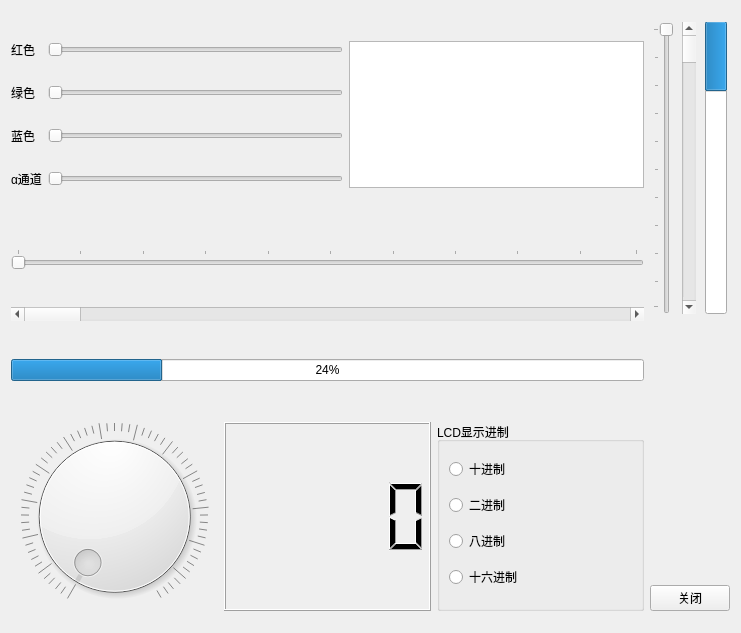
<?xml version="1.0" encoding="UTF-8"?>
<ui version="4.0">
 <class>ColorSetDialog</class>
 <widget class="QDialog" name="ColorSetDialog">
  <property name="geometry">
   <rect>
    <x>0</x>
    <y>0</y>
    <width>741</width>
    <height>633</height>
   </rect>
  </property>
  <property name="windowTitle">
   <string>Dialog</string>
  </property>
  <layout class="QHBoxLayout" name="horizontalLayout_3">
   <item>
    <widget class="QWidget" name="widget" native="true">
     <layout class="QVBoxLayout" name="verticalLayout_3">
      <property name="leftMargin">
       <number>0</number>
      </property>
      <property name="topMargin">
       <number>0</number>
      </property>
      <property name="rightMargin">
       <number>0</number>
      </property>
      <property name="bottomMargin">
       <number>0</number>
      </property>
      <item>
       <widget class="QWidget" name="widget_3" native="true">
        <layout class="QGridLayout" name="gridLayout">
         <property name="leftMargin">
          <number>0</number>
         </property>
         <property name="topMargin">
          <number>11</number>
         </property>
         <property name="rightMargin">
          <number>0</number>
         </property>
         <property name="bottomMargin">
          <number>0</number>
         </property>
         <item row="0" column="0">
          <widget class="QLabel" name="label">
           <property name="text">
            <string>红色</string>
           </property>
          </widget>
         </item>
         <item row="0" column="1">
          <widget class="QSlider" name="horizontalSliderRed">
           <property name="maximum">
            <number>255</number>
           </property>
           <property name="orientation">
            <enum>Qt::Horizontal</enum>
           </property>
           <property name="tickPosition">
            <enum>QSlider::NoTicks</enum>
           </property>
          </widget>
         </item>
         <item row="0" column="2" rowspan="4">
          <widget class="QTextEdit" name="textEditColor"/>
         </item>
         <item row="1" column="0">
          <widget class="QLabel" name="label_2">
           <property name="text">
            <string>绿色</string>
           </property>
          </widget>
         </item>
         <item row="1" column="1">
          <widget class="QSlider" name="horizontalSliderGreen">
           <property name="maximum">
            <number>255</number>
           </property>
           <property name="orientation">
            <enum>Qt::Horizontal</enum>
           </property>
          </widget>
         </item>
         <item row="2" column="0">
          <widget class="QLabel" name="label_3">
           <property name="text">
            <string>蓝色</string>
           </property>
          </widget>
         </item>
         <item row="2" column="1">
          <widget class="QSlider" name="horizontalSliderBlue">
           <property name="maximum">
            <number>255</number>
           </property>
           <property name="orientation">
            <enum>Qt::Horizontal</enum>
           </property>
          </widget>
         </item>
         <item row="3" column="0">
          <widget class="QLabel" name="label_4">
           <property name="text">
            <string>α通道</string>
           </property>
          </widget>
         </item>
         <item row="3" column="1">
          <widget class="QSlider" name="horizontalSliderAlpha">
           <property name="maximum">
            <number>255</number>
           </property>
           <property name="orientation">
            <enum>Qt::Horizontal</enum>
           </property>
          </widget>
         </item>
        </layout>
       </widget>
      </item>
      <item>
       <widget class="QWidget" name="widget_4" native="true">
        <layout class="QVBoxLayout" name="verticalLayout_2">
         <property name="leftMargin">
          <number>0</number>
         </property>
         <property name="topMargin">
          <number>0</number>
         </property>
         <property name="rightMargin">
          <number>0</number>
         </property>
         <property name="bottomMargin">
          <number>0</number>
         </property>
         <item>
          <widget class="QSlider" name="horizontalSlider">
           <property name="contextMenuPolicy">
            <enum>Qt::DefaultContextMenu</enum>
           </property>
           <property name="minimum">
            <number>1</number>
           </property>
           <property name="maximum">
            <number>100</number>
           </property>
           <property name="orientation">
            <enum>Qt::Horizontal</enum>
           </property>
           <property name="tickPosition">
            <enum>QSlider::TicksAbove</enum>
           </property>
          </widget>
         </item>
         <item>
          <widget class="QScrollBar" name="horizontalScrollBar">
           <property name="orientation">
            <enum>Qt::Horizontal</enum>
           </property>
          </widget>
         </item>
         <item>
          <widget class="QProgressBar" name="progressBarHor">
           <property name="value">
            <number>24</number>
           </property>
          </widget>
         </item>
        </layout>
       </widget>
      </item>
      <item>
       <widget class="QWidget" name="widget_5" native="true">
        <layout class="QHBoxLayout" name="horizontalLayout">
         <property name="leftMargin">
          <number>0</number>
         </property>
         <property name="topMargin">
          <number>0</number>
         </property>
         <property name="rightMargin">
          <number>0</number>
         </property>
         <property name="bottomMargin">
          <number>11</number>
         </property>
         <item>
          <widget class="QDial" name="dial">
           <property name="maximum">
            <number>255</number>
           </property>
           <property name="notchesVisible">
            <bool>true</bool>
           </property>
          </widget>
         </item>
         <item>
          <widget class="QLCDNumber" name="lcdNumber"/>
         </item>
         <item>
          <widget class="QGroupBox" name="groupBox">
           <property name="title">
            <string>LCD显示进制</string>
           </property>
           <layout class="QVBoxLayout" name="verticalLayout">
            <item>
             <widget class="QRadioButton" name="radioButtonDec">
              <property name="text">
               <string>十进制</string>
              </property>
             </widget>
            </item>
            <item>
             <widget class="QRadioButton" name="radioButtonBin">
              <property name="text">
               <string>二进制</string>
              </property>
             </widget>
            </item>
            <item>
             <widget class="QRadioButton" name="radioButtonOct">
              <property name="text">
               <string>八进制</string>
              </property>
             </widget>
            </item>
            <item>
             <widget class="QRadioButton" name="radioButtonHex">
              <property name="text">
               <string>十六进制</string>
              </property>
             </widget>
            </item>
           </layout>
          </widget>
         </item>
        </layout>
       </widget>
      </item>
     </layout>
    </widget>
   </item>
   <item>
    <widget class="QWidget" name="widget_2" native="true">
     <layout class="QVBoxLayout" name="verticalLayout_5">
      <property name="leftMargin">
       <number>0</number>
      </property>
      <property name="topMargin">
       <number>0</number>
      </property>
      <property name="rightMargin">
       <number>0</number>
      </property>
      <property name="bottomMargin">
       <number>0</number>
      </property>
      <item>
       <widget class="QWidget" name="widget_6" native="true">
        <layout class="QHBoxLayout" name="horizontalLayout_2">
         <property name="leftMargin">
          <number>0</number>
         </property>
         <property name="topMargin">
          <number>11</number>
         </property>
         <property name="rightMargin">
          <number>0</number>
         </property>
         <property name="bottomMargin">
          <number>0</number>
         </property>
         <item>
          <widget class="QSlider" name="verticalSlider">
           <property name="minimum">
            <number>1</number>
           </property>
           <property name="maximum">
            <number>100</number>
           </property>
           <property name="orientation">
            <enum>Qt::Vertical</enum>
           </property>
           <property name="invertedAppearance">
            <bool>true</bool>
           </property>
           <property name="tickPosition">
            <enum>QSlider::TicksAbove</enum>
           </property>
          </widget>
         </item>
         <item>
          <widget class="QScrollBar" name="verticalScrollBar">
           <property name="orientation">
            <enum>Qt::Vertical</enum>
           </property>
          </widget>
         </item>
         <item>
          <widget class="QProgressBar" name="progressBarVer">
           <property name="value">
            <number>24</number>
           </property>
           <property name="textVisible">
            <bool>true</bool>
           </property>
           <property name="orientation">
            <enum>Qt::Vertical</enum>
           </property>
           <property name="invertedAppearance">
            <bool>true</bool>
           </property>
           <property name="textDirection">
            <enum>QProgressBar::BottomToTop</enum>
           </property>
          </widget>
         </item>
        </layout>
       </widget>
      </item>
      <item>
       <widget class="QWidget" name="widget_7" native="true">
        <layout class="QVBoxLayout" name="verticalLayout_4">
         <property name="leftMargin">
          <number>0</number>
         </property>
         <property name="topMargin">
          <number>0</number>
         </property>
         <property name="rightMargin">
          <number>0</number>
         </property>
         <property name="bottomMargin">
          <number>11</number>
         </property>
         <item>
          <spacer name="verticalSpacer">
           <property name="orientation">
            <enum>Qt::Vertical</enum>
           </property>
           <property name="sizeHint" stdset="0">
            <size>
             <width>20</width>
             <height>253</height>
            </size>
           </property>
          </spacer>
         </item>
         <item>
          <widget class="QPushButton" name="pushButtonClose">
           <property name="focusPolicy">
            <enum>Qt::NoFocus</enum>
           </property>
           <property name="text">
            <string>关闭</string>
           </property>
          </widget>
         </item>
        </layout>
       </widget>
      </item>
     </layout>
    </widget>
   </item>
  </layout>
 </widget>
 <resources/>
 <connections>
  <connection>
   <sender>pushButtonClose</sender>
   <signal>clicked()</signal>
   <receiver>ColorSetDialog</receiver>
   <slot>close()</slot>
   <hints>
    <hint type="sourcelabel">
     <x>683</x>
     <y>596</y>
    </hint>
    <hint type="destinationlabel">
     <x>370</x>
     <y>316</y>
    </hint>
   </hints>
  </connection>
 </connections>
</ui>
